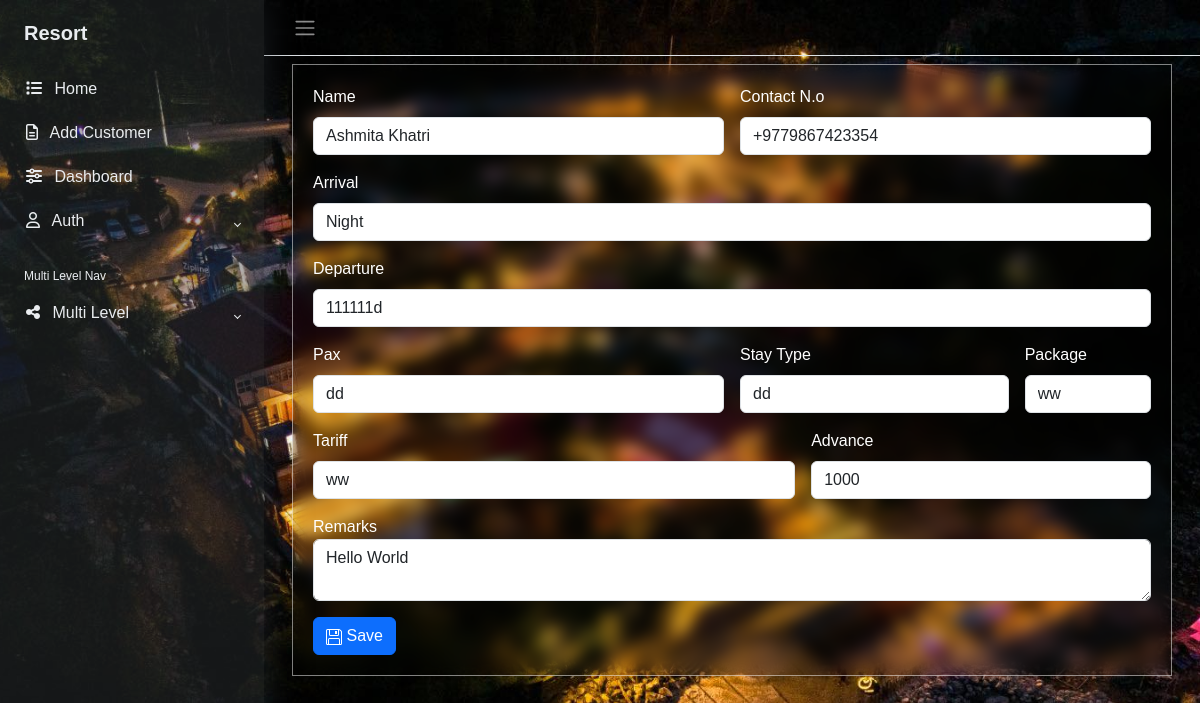
Screenshot of /update/2 with the database file from the repository.
### app/models.py (models this page shows, shortened)
class CustomerModel(models.Model):
    name=models.CharField(max_length=100,default=' ')
    contact=PhoneNumberField(region='NP')
    arrivals=models.CharField(max_length=200,default=" ")
    departure=models.CharField(max_length=100,default=' ')
    pax=models.CharField(max_length=100,default=' ')
    stay_type=models.CharField(max_length=100,default=' ')
    package=models.CharField(max_length=200,default=' ')
    tariff=models.CharField(max_length=100,default=' ')
    advance=models.IntegerField(default=0)
    remarks=models.TextField()

### app/views.py (the view, shortened to what this page needs)
# urls.py: path('update/<int:id>',views.update,name='update'),
def update(request,id):
    data=get_object_or_404(CustomerModel, id=id)
    return render(request,'update.html',{'data':data})

### app/templates/update.html (shortened to what this page needs)
{% include "header.html" %}
        <div class="main">
            <nav class="navbar navbar-expand px-3 border-bottom">
                <button class="btn" type="button" data-bs-theme="dark">
                    <span class="navbar-toggler-icon"></span>
                </button>
            </nav>
            <main class="content px-3 py-2">
                <div class="container-fluid">
                    <div class="mb-3">
                        <div class="login-wrapper">
                            <form class="row g-3" method='POST'>
                                <div class="col-md-6">
                                    <label for="inputEmail4" class="form-label">Name</label>
                                    <input type="text" style="background-color:white;" class="form-control" id="inputEmail4" name="name" value="{{data.name}}">
                                </div>
                                <div class="col-md-6">
                                    <label for="inputPassword4" class="form-label">Contact N.o</label>
                                    <input type="text" style="background-color:white;" class="form-control" id="inputPassword4" name='contact' value="{{data.contact}}">
                                </div>
                                <div class="col-12">
                                    <label for="inputAddress" class="form-label">Arrival</label>
                                    <input type="text" style="background-color:white;" class="form-control" id="inputAddress" name="arrival" value="{{data.arrivals}}"
                                        >
                                </div>
                                <div class="col-12">
                                    <label for="inputAddress2" class="form-label">Departure</label>
                                    <input type="text" style="background-color:white;" class="form-control" id="inputAddress2" name='departure' value="{{data.departure}}"
                                        >
                                </div>
                                <div class="col-md-6">
                                    <label for="inputCity" class="form-label">Pax</label>
                                    <input type="text" style="background-color:white;" class="form-control" id="inputCity" name='pax' value="{{data.pax}}">
                                </div>
                                <div class="col-md-4">
                                    <label for="inputState" class="form-label">Stay Type</label>
                                    <input type="text" style="background-color:white;" class="form-control" name='stay_type' value="{{data.stay_type}}">
                                </div>
                                <div class="col-md-2">
                                    <label for="inputZip" class="form-label">Package</label>
                                    <input type="text" style="background-color:white;" class="form-control" id="inputZip" name='package' value="{{data.package}}">
                                </div>
                                <div class="col-md-7">
                                    <label for="inputCity" class="form-label">Tariff</label>
                                    <input type="text" style="background-color:white;" class="form-control" id="inputCity" name='tariff' value="{{data.tariff}}">
                                </div>
                                <div class="col-md-5">
                                    <label for="inputZip" class="form-label">Advance</label>
                                    <input type="number" style="background-color:white;" class="form-control" id="inputZip" name='advance' value="{{data.advance}}">
                                </div>
                                <div class="col-md-12">
                                        <label for="floatingTextarea">Remarks</label>
                                        <textarea class="form-control"
                                            id="floatingTextarea"  name='remarks' >{{data.remarks}}</textarea>
                                </div>
                                <div class="col-12">
                                    <button type="submit" class="btn btn-primary"> Save</button>
                                </div>
                            </form>
                        </div>
                    </div>
            </main>
        </div>
    </div>
{% include "footer.html" %}

### app/static/css/style.css (style rules this page uses)
* { margin: 0; padding: 0; box-sizing: border-box; }
body { font-family: 'Poppins', sans-serif; margin: 0; background-image: url("bg.jpg"); background-repeat: no-repeat; background-position: center bottom; background-size: cover; }
.login-wrapper { width: 100%; padding: 20px; border: 1px solid rgba(255, 255, 255, 0.5); backdrop-filter: blur(8px); -webkit-backdrop-filter: blur(8px); color: white; }
.login-wrapper input { background: transparent; }
.main { display: flex; flex-direction: column; min-height: 100vh; width: 100%; overflow: hidden; transition: all 0.35s ease-in-out; }
.content { flex: 1; max-width: 100vw; width: 100vw; }
@media (min-width:768px) { .content { width: auto; } }

### rows the page displays
CustomerModel: name "Ashmita Khatri", contact "+9779867423354", arrival "Night", departure "111111d", pax "dd", stay_type "dd", package "ww", tariff "ww", advance "1000", remarks "Hello World"
